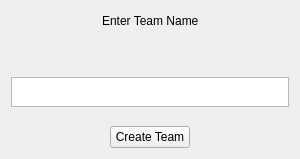
<?xml version="1.0" encoding="UTF-8"?>
<ui version="4.0">
 <class>createteam</class>
 <widget class="QWidget" name="createteam">
  <property name="geometry">
   <rect>
    <x>0</x>
    <y>0</y>
    <width>300</width>
    <height>159</height>
   </rect>
  </property>
  <property name="minimumSize">
   <size>
    <width>300</width>
    <height>159</height>
   </size>
  </property>
  <property name="maximumSize">
   <size>
    <width>300</width>
    <height>159</height>
   </size>
  </property>
  <property name="windowTitle">
   <string>Create Team</string>
  </property>
  <layout class="QGridLayout" name="gridLayout">
   <item row="0" column="0">
    <layout class="QVBoxLayout" name="verticalLayout_3">
     <item>
      <layout class="QHBoxLayout" name="horizontalLayout">
       <item>
        <spacer name="horizontalSpacer_2">
         <property name="orientation">
          <enum>Qt::Horizontal</enum>
         </property>
         <property name="sizeHint" stdset="0">
          <size>
           <width>40</width>
           <height>20</height>
          </size>
         </property>
        </spacer>
       </item>
       <item>
        <widget class="QLabel" name="label">
         <property name="styleSheet">
          <string notr="true">font: 75 12pt &quot;Comic Sans MS&quot;;
font: 8pt &quot;Comic Sans MS&quot;;
font: 14pt &quot;MS Shell Dlg 2&quot;;</string>
         </property>
         <property name="text">
          <string>Enter Team Name</string>
         </property>
        </widget>
       </item>
       <item>
        <spacer name="horizontalSpacer">
         <property name="orientation">
          <enum>Qt::Horizontal</enum>
         </property>
         <property name="sizeHint" stdset="0">
          <size>
           <width>40</width>
           <height>20</height>
          </size>
         </property>
        </spacer>
       </item>
      </layout>
     </item>
     <item>
      <layout class="QVBoxLayout" name="verticalLayout_2">
       <item>
        <spacer name="verticalSpacer_2">
         <property name="orientation">
          <enum>Qt::Vertical</enum>
         </property>
         <property name="sizeHint" stdset="0">
          <size>
           <width>20</width>
           <height>40</height>
          </size>
         </property>
        </spacer>
       </item>
       <item>
        <widget class="QTextEdit" name="team_name">
         <property name="maximumSize">
          <size>
           <width>16777215</width>
           <height>30</height>
          </size>
         </property>
         <property name="html">
          <string>&lt;!DOCTYPE HTML PUBLIC &quot;-//W3C//DTD HTML 4.0//EN&quot; &quot;http://www.w3.org/TR/REC-html40/strict.dtd&quot;&gt;
&lt;html&gt;&lt;head&gt;&lt;meta name=&quot;qrichtext&quot; content=&quot;1&quot; /&gt;&lt;style type=&quot;text/css&quot;&gt;
p, li { white-space: pre-wrap; }
&lt;/style&gt;&lt;/head&gt;&lt;body style=&quot; font-family:'MS Shell Dlg 2'; font-size:8.25pt; font-weight:400; font-style:normal;&quot;&gt;
&lt;p align=&quot;center&quot; style=&quot;-qt-paragraph-type:empty; margin-top:0px; margin-bottom:0px; margin-left:0px; margin-right:0px; -qt-block-indent:0; text-indent:0px;&quot;&gt;&lt;br /&gt;&lt;/p&gt;&lt;/body&gt;&lt;/html&gt;</string>
         </property>
        </widget>
       </item>
      </layout>
     </item>
     <item>
      <layout class="QVBoxLayout" name="verticalLayout">
       <item>
        <spacer name="verticalSpacer">
         <property name="orientation">
          <enum>Qt::Vertical</enum>
         </property>
         <property name="sizeHint" stdset="0">
          <size>
           <width>20</width>
           <height>5</height>
          </size>
         </property>
        </spacer>
       </item>
       <item>
        <layout class="QHBoxLayout" name="horizontalLayout_2">
         <item>
          <spacer name="horizontalSpacer_3">
           <property name="orientation">
            <enum>Qt::Horizontal</enum>
           </property>
           <property name="sizeHint" stdset="0">
            <size>
             <width>40</width>
             <height>20</height>
            </size>
           </property>
          </spacer>
         </item>
         <item>
          <widget class="QPushButton" name="createteam_button">
           <property name="text">
            <string>Create Team</string>
           </property>
          </widget>
         </item>
         <item>
          <spacer name="horizontalSpacer_4">
           <property name="orientation">
            <enum>Qt::Horizontal</enum>
           </property>
           <property name="sizeHint" stdset="0">
            <size>
             <width>40</width>
             <height>20</height>
            </size>
           </property>
          </spacer>
         </item>
        </layout>
       </item>
      </layout>
     </item>
    </layout>
   </item>
  </layout>
 </widget>
 <resources/>
 <connections/>
</ui>
